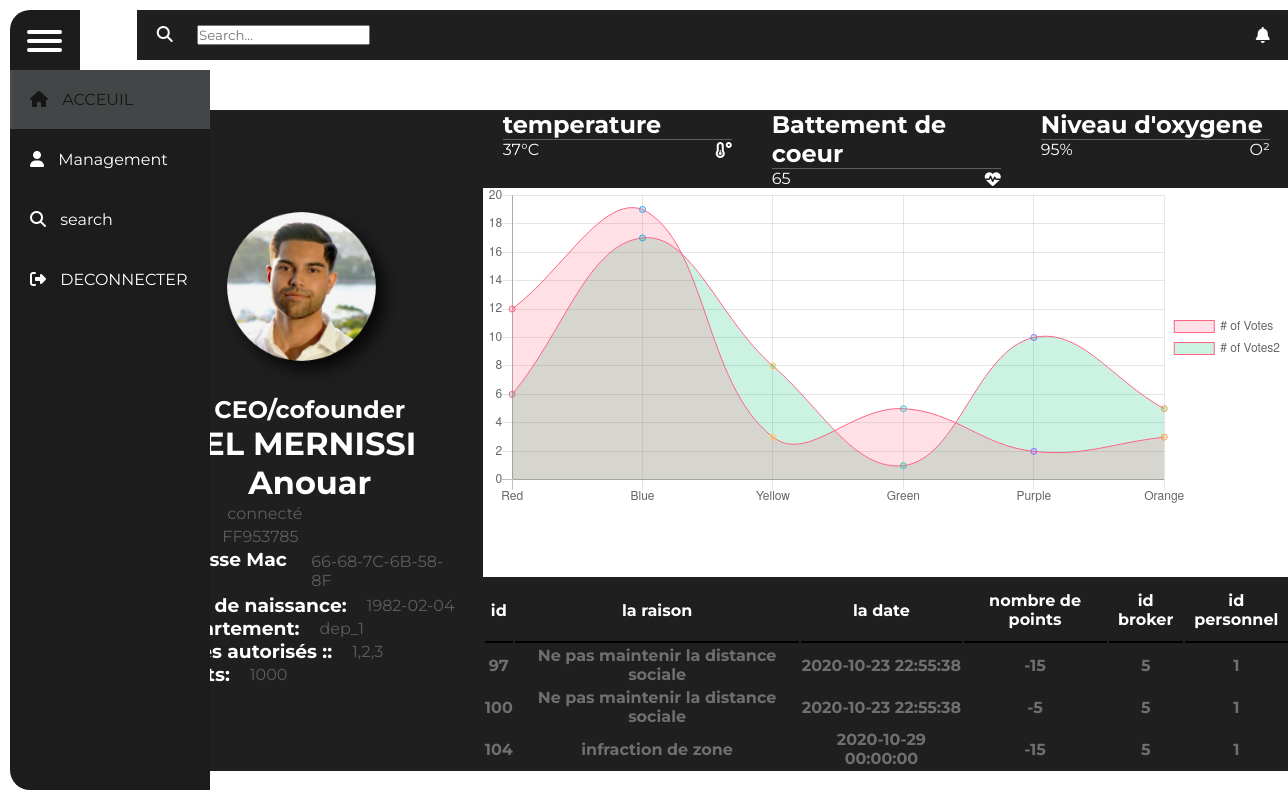
/project01/profile.php, run on the app's committed database.
### tables this page shows
CREATE TABLE `personnel` (
  `idPersonnel` int(11) NOT NULL,
  `cinPersonnel` char(10) NOT NULL,
  `nomPersonnel` varchar(50) NOT NULL,
  `prenomPersonnel` varchar(50) NOT NULL,
  `telPersonnel` int(11) NOT NULL,
  `dateNaisPersonnel` date NOT NULL,
  `departementPersonnel` varchar(50) NOT NULL,
  `macBracelet` char(17) NOT NULL,
  `pointsPersonnel` int(11) NOT NULL,
  `onlinePersonnel` tinyint(1) NOT NULL
);

CREATE TABLE `recordpoints` (
  `idRecordPoints` int(11) NOT NULL,
  `raisonRecordPoints` varchar(250) NOT NULL,
  `dateRecordPoints` datetime NOT NULL,
  `nbPoints` int(11) NOT NULL,
  `idBroker` int(11) DEFAULT NULL,
  `idPersonnel` int(11) DEFAULT NULL
);

### project01/profile.php (the view, shortened to what this page needs)
<?php
$pdo = pdo_connect_mysql();
    $stmt = $pdo->prepare('SELECT * FROM personnel WHERE 	idPersonnel = ?');
    $stmt->execute(["1"]);
    $data_p = $stmt->fetch(PDO::FETCH_ASSOC);
    $stmt = $pdo->prepare('SELECT * FROM recordpoints WHERE 	idPersonnel = ?'  );
    $stmt->execute(["1"]);
     $data_points = $stmt->fetchAll();
?>
<!DOCTYPE html>
<html lang="en">
<head>
    <link href="style.css" rel="stylesheet" type="text/css">
    <link rel="stylesheet" href="css/styles.css">
    <link rel="stylesheet" href="Chart.min.css"  type='text/css'>
</head>
<body>
<div class="wrapper">
  <div class="top_navbar">
    <div class="hamburger">
       <div class="one"></div>
       <div class="two"></div>
       <div class="three"></div>
    </div>
  </div>
  <div class="sidebar">
      <ul>
        <li><a href="dashboard.php" class="active">
          <span class="icon"><i class="fas fa-home"></i></span>
          <span class="title">ACCEUIL</span></a></li>
        <li><a href="Personne/personne.php">
          <span class="icon"><i class="fas fa-user"></i></span>
          <span class="title">Management</span>
          </a></li>
        <li><a href="search.php">
          <span class="icon"><i class="fas fa-search"></i></span>
          <span class="title">search</span>
          </a></li>
        <li><a href="Logout.php">
          <span class="icon"><i class="fas fa-sign-out-alt"></i></span>
          <span class="title">DECONNECTER</span>
          </a></li>
    </ul>
  </div>
    <div class="container">
        <div class="right_side" style = "margin-left:10%">
                        <div class="link-icons" id="menu_hea">
                            <div class="search">
                                <i class="fas fa-search"></i>
                                <input type="text" placeholder="Search...">
                            </div>
                            <div class="notifications">
                                <a href="index.php?page=cart" title="Shopping Cart">
                                    <i class="fas fa-bell"></i>
                                </a>
                            </div>
                        </div>
            <div class="profile_content">
                <div class="board">
                    <div class="card_p">
                        <img src="images/avatar.png" alt="pp">
                        <h2>CEO/cofounder</h2>
                        <h1><?=$data_p['nomPersonnel']?></h1>
                        <h1><?=$data_p['prenomPersonnel']?></h1>
                        <div class="section_text">
                            <div class="container_text">
                                <h3>Etat:</h3>
                                <p> connecté</p>
                            </div>
                            <div class="container_text">
                                <h3>CIN:</h3>
                                <p> <?=$data_p['cinPersonnel']?></p>
                            </div>
                            <div class="container_text">
                                <h3>Adresse Mac :</h3>
                                <p> <?=$data_p['macBracelet']?></p>
                            </div>
                            <div class="container_text">
                                <h3>Date de naissance:</h3>
                                <p> <?=$data_p['dateNaisPersonnel']?></p>
                            </div>
                            <div class="container_text">
                                <h3>Département: </h3>
                                <p> <?=$data_p['departementPersonnel']?></p>
                            </div>
                            <div class="container_text">
                                <h3>Zones autorisés ::</h3>
                                <p> 1,2,3</p>
                            </div>
                            <div class="container_text">
                                <h3>Points:</h3>
                                <p> <?=$data_p['pointsPersonnel']?></p>
                            </div>
                         </div>
                    </div>
                </div>
                <div class="graphs">
                    <div class="health_p">
                        <div class="temperature">
                            <div class="stat_header">
                                <h2>temperature</h2>
                            </div>
                            <div class="stat_values">
                                <p class="stat">37°C</p>
                                <i class="fas fa-temperature-low"></i>
                            </div>
                        </div>
                        <div class="coeur">
                            <div class="stat_header">
                                <h2>Battement de coeur</h2>
                            </div>
                            <div class="stat_values">
                                <p class="stat">65</p>
                                <i class="fas fa-heartbeat"></i>
                            </div>
                        </div>
                        <div class="oxygene">
                            <div class="stat_header">
                                <h2>Niveau d'oxygene</h2>
                            </div>
                            <div class="stat_values">
                                <p class="stat">95%</p>
                                <p id="O2">O²</p>
                            </div>
                        </div>
                    </div>
                 <canvas id="myChart" width="1000" height="400"></canvas>
                    <div class="record_p">
                        <table class="table table-dark">
                            <thead class="table_head">
                              <tr>
                                <th >id</th>
                                <th >la raison</th>
                                <th >la date</th>
                                <th >nombre de points</th>
                                <th >id broker</th>
                                <th >id personnel</th>
                            </tr>
                            </thead>
                            <tbody>
                            <?php foreach ($data_points as $points): ?>
                              <tr>
                                <th><?=$points['idRecordPoints']?></th>
                                <th><?=$points['raisonRecordPoints']?></th>
                                <th><?=$points['dateRecordPoints']?></th>
                                <th><?=$points['nbPoints']?></th>
                                <th><?=$points['idBroker']?></th>
                                <th><?=$points['idPersonnel']?></th>
                              </tr>
                            <?php endforeach; ?>
                            </tbody>
                          </table>
                    </div>
                </div>
            </div>
        </div>
    </div>
    <script>
        document.addEventListener("DOMContentLoaded", function(event) {
    var ctx = document.getElementById('myChart').getContext('2d');
    var myChart = new Chart(ctx, {
        type: 'line',
        data: {
            labels: ['Red', 'Blue', 'Yellow', 'Green', 'Purple', 'Orange'],
            datasets: [{
                label: '# of Votes',
                data: [12, 19, 3, 5, 2, 3],
                backgroundColor: [
                    'rgba(255, 99, 132, 0.2)',
                    'rgba(54, 162, 235, 0.2)',
                    'rgba(255, 206, 86, 0.2)',
                    'rgba(75, 192, 192, 0.2)',
                    'rgba(153, 102, 255, 0.2)',
                    'rgba(255, 159, 64, 0.2)'
                ],
                borderColor: [
                    'rgba(255, 99, 132, 1)',
                    'rgba(54, 162, 235, 1)',
                    'rgba(255, 206, 86, 1)',
                    'rgba(75, 192, 192, 1)',
                    'rgba(153, 102, 255, 1)',
                    'rgba(255, 159, 64, 1)'
                ],
                borderWidth: 1
            },
            {
                label: '# of Votes2',
                data: [6, 17, 8, 1, 10, 5],
                backgroundColor: [
                    'rgba(2, 188, 119, 0.2)',
                    'rgba(2, 188, 119, 0.2)',
                    'rgba(2, 188, 119, 0.2)',
                    'rgba(2, 188, 119, 0.2)',
                    'rgba(2, 188, 119, 0.2)',
                    'rgba(2, 188, 119, 0.2)'
                ],
                borderColor: [
                    'rgba(255, 99, 132, 1)',
                    'rgba(54, 162, 235, 1)',
                    'rgba(255, 206, 86, 1)',
                    'rgba(75, 192, 192, 1)',
                    'rgba(153, 102, 255, 1)',
                    'rgba(255, 159, 64, 1)'
                ],
                borderWidth: 1
            }]
        },
        options: {
            scales: {
                yAxes: [{
                    ticks: {
                        beginAtZero: true
                    }
                }]
            },
            legend: {
                position:'right'
            }
        }
    });
  });
    </script>
</body>
</html>

### project01/style.css (style rules this page uses)
body { background-color: #000; color: white; }
body .container { display: -webkit-box; display: -ms-flexbox; display: flex; }
body .right_side { width: 100%; }
body .right_side #menu_hea { display: -webkit-box; display: -ms-flexbox; display: flex; -webkit-box-pack: justify; -ms-flex-pack: justify; justify-content: space-between; -webkit-box-align: center; -ms-flex-align: center; align-items: center; margin-bottom: 50px; background-color: #1F1F1F; height: 50px; }
body .right_side #menu_hea i { color: white; margin: 0 20px 0 20px; }
body .right_side .profile_content { display: -webkit-box; display: -ms-flexbox; display: flex; }
body .right_side .profile_content .board { display: -webkit-box; display: -ms-flexbox; display: flex; -webkit-box-pack: center; -ms-flex-pack: center; justify-content: center; width: 30%; }
body .right_side .profile_content .board .card_p { background-color: #1F1F1F; display: -webkit-box; display: -ms-flexbox; display: flex; -webkit-box-orient: vertical; -webkit-box-direction: normal; -ms-flex-direction: column; flex-direction: column; -webkit-box-pack: center; -ms-flex-pack: center; justify-content: center; -webkit-box-align: center; -ms-flex-align: center; align-items: center; padding: 2vw; }
body .right_side .profile_content .board .card_p img { width: 200px; height: 200px; border-radius: 100px; top: -50px; }
body .right_side .profile_content .board .card_p .section_text .container_text { display: -webkit-box; display: -ms-flexbox; display: flex; -webkit-box-align: center; -ms-flex-align: center; align-items: center; }
body .right_side .profile_content .board .card_p .section_text .container_text h3 { margin-right: 20px; }
body .right_side .profile_content .board .card_p .section_text .container_text p { color: #5E5E5E; }
body .right_side .profile_content .graphs { display: -webkit-box; display: -ms-flexbox; display: flex; -webkit-box-orient: vertical; -webkit-box-direction: normal; -ms-flex-direction: column; flex-direction: column; width: 70%; }
body .right_side .profile_content .graphs .health_p { display: -webkit-box; display: -ms-flexbox; display: flex; -webkit-box-pack: space-evenly; -ms-flex-pack: space-evenly; justify-content: space-evenly; }
body .right_side .profile_content .graphs .health_p .coeur, body .right_side .profile_content .graphs .health_p .temperature, body .right_side .profile_content .graphs .health_p .oxygene { background-color: #1F1F1F; width: 300px; padding: 0 20px 0 20px; }
body .right_side .profile_content .graphs .health_p .coeur h2, body .right_side .profile_content .graphs .health_p .temperature h2, body .right_side .profile_content .graphs .health_p .oxygene h2 { border-bottom: 1px solid #5E5E5E; }
body .right_side .profile_content .graphs .health_p .coeur .stat_values, body .right_side .profile_content .graphs .health_p .temperature .stat_values, body .right_side .profile_content .graphs .health_p .oxygene .stat_values { display: -webkit-box; display: -ms-flexbox; display: flex; -webkit-box-pack: justify; -ms-flex-pack: justify; justify-content: space-between; -webkit-box-align: center; -ms-flex-align: center; align-items: center; }
body .right_side .profile_content .record_p { margin-top: 20px; display: -webkit-box; display: -ms-flexbox; display: flex; -webkit-box-pack: center; -ms-flex-pack: center; justify-content: center; -webkit-box-align: center; -ms-flex-align: center; align-items: center; }
body .right_side .profile_content .record_p .table-dark { width: 100%; background-color: #1F1F1F; }
body .right_side .profile_content .record_p .table-dark thead tr { height: 8vh; }
body .right_side .profile_content .record_p .table-dark thead tr th { border-bottom: 2px solid black; margin: 0%; padding: 0%; }
body .right_side .profile_content .record_p .table-dark tbody tr { height: 5vh; border-bottom: 2px solid black; }
body .right_side .profile_content .record_p .table-dark tbody tr th { color: #6f6f6f; }

### data on the page
personnel: nomPersonnel "EL MERNISSI", prenomPersonnel "Anouar", cinPersonnel "FF953785", macBracelet "66-68-7C-6B-58-8F", dateNaisPersonnel "1982-02-04", departementPersonnel "dep_1", pointsPersonnel "1000"
recordpoints: idRecordPoints "97", raisonRecordPoints "Ne pas maintenir la distance sociale", dateRecordPoints "2020-10-23 22:55:38", nbPoints "-15", idBroker "5", idPersonnel "1"
recordpoints: idRecordPoints "100", raisonRecordPoints "Ne pas maintenir la distance sociale", dateRecordPoints "2020-10-23 22:55:38", nbPoints "-5", idBroker "5", idPersonnel "1"
recordpoints: idRecordPoints "104", raisonRecordPoints "infraction de zone", dateRecordPoints "2020-10-29 00:00:00", nbPoints "-15", idBroker "5", idPersonnel "1"
